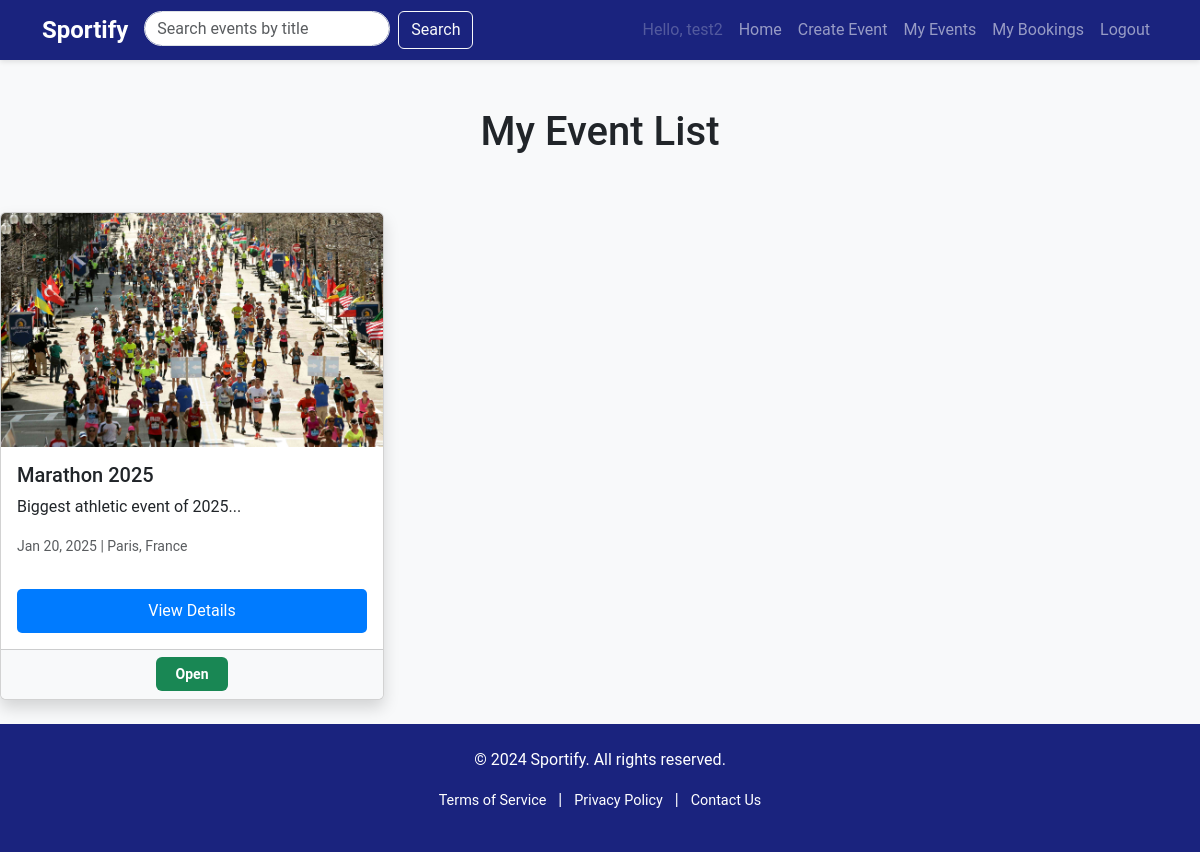
The page /event/myevents (signed in) on the database as committed earlier.
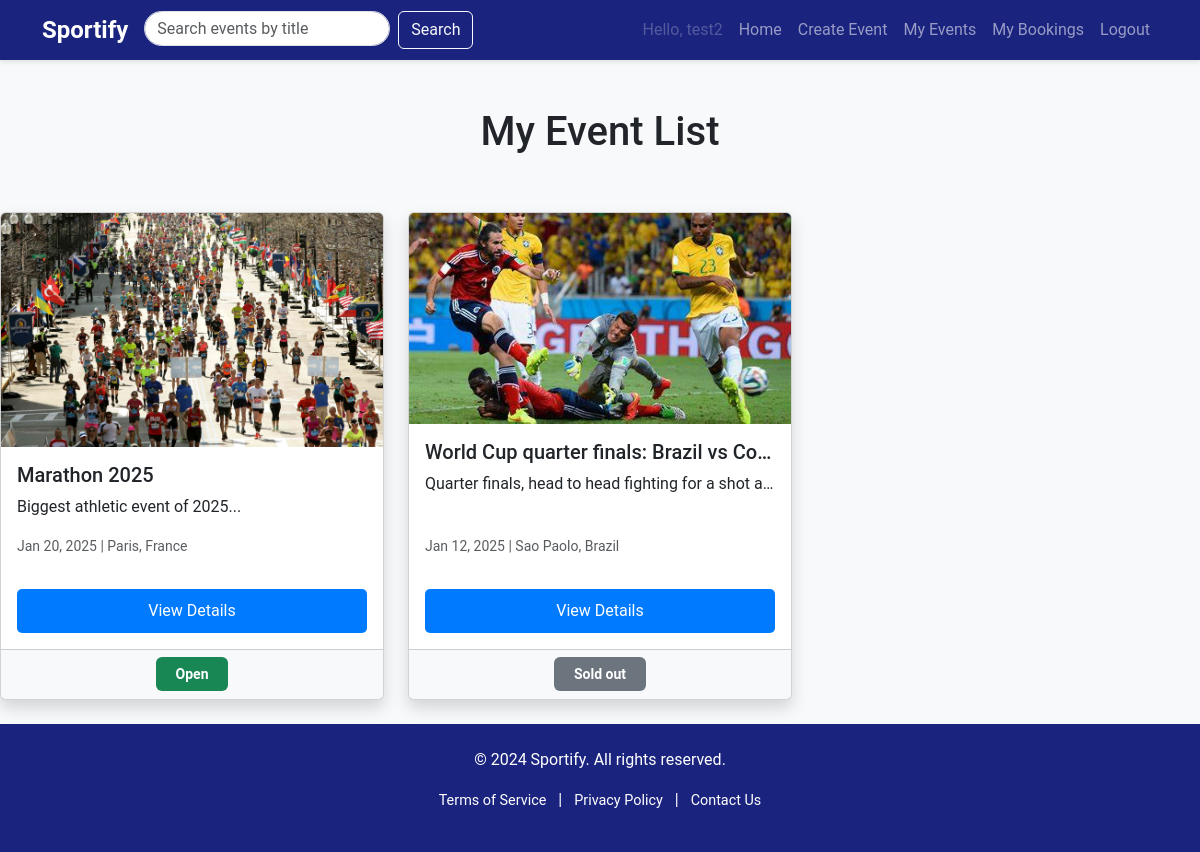
The same page on the database as committed later.
### website/models.py (models this page shows, shortened)
class Event(db.Model):
    __tablename__ = 'events'
    id = db.Column(db.Integer, primary_key=True)
    name = db.Column(db.String(80), nullable=False)
    description = db.Column(db.Text, nullable=False)
    image = db.Column(db.String(150), nullable=False)  # Store path to the image
    price = db.Column(db.Integer, nullable=False)
    location = db.Column(db.String(150), nullable=False)
    datetime = db.Column(db.DateTime, nullable=False)
    capacity = db.Column(db.Integer, nullable=False)
    category = db.Column(db.String(50), nullable=False)
    status = db.Column(
        Enum(
            'Open', 'Inactive', 'Cancelled','Sold out', name='status of event'
        ),
        default='Open',
        nullable=False)
    user_id = db.Column(db.Integer, db.ForeignKey('users.id'), nullable=False)
    comments = db.relationship('Comment', backref='event', lazy=True)
    order = db.relationship('Order', backref='event', lazy=True)

### website/event.py (the view)
@eventbp.route('/myevents')
@login_required
def my_events():
    events = Event.query.filter_by(user_id=current_user.id).all()
    return render_template('event/my-events.html', events=events) # Need to create html for showing user events

### website/templates/event/my-events.html (shortened to what this page needs)
{% extends "base.html" %}
{% block content %}
<div class="row">
  <div class="col-md-12 text-center">
    <br>
      <h1>My Event List</h1>
      <br>
  </div>
  {% if events %}
      {% for event in events %}
      <div class="col-md-4 mb-4">
          <div class="card h-100 shadow event-card">
              <img src="{{ event.image }}" class="card-img-top" alt="{{ event.name }}">
              <div class="card-body d-flex flex-column">
                  <h5 class="card-title">{{ event.name }}</h5>
                  <p class="card-text">{{ event.description[:100] }}...</p>
                  <p class="card-text mt-auto">
                      <small class="text-muted">
                           {{ event.datetime.strftime('%b %d, %Y') }} |
                           {{ event.location }}
                      </small>
                  </p>
                  <a href="{{ url_for('event.show', id=event.id) }}"
                     class="btn btn-primary custom-btn mt-3">View Details</a>
              </div>
              <div class="card-footer">
                  <span class="badge
                      {% if event.status == 'Open' %}bg-success
                      {% elif event.status == 'Sold Out' %}bg-danger
                      {% elif event.status == 'Cancelled' %}bg-dark
                      {% else %}bg-secondary{% endif %}">
                      {{ event.status }}
                  </span>
              </div>
          </div>
      </div>
      {% endfor %}
  {% else %}
      <p class="text-center">No events found.</p>
  {% endif %}
</div>
{% endblock %}

Rows that differ between the two databases and show on the page:
added Event: image (picture), name "World Cup quarter finals: Brazil vs Co…", description "Quarter finals, head to head fighting for a shot a…", datetime "Jan 12, 2025", location "Sao Paolo, Brazil", status "Sold out"
